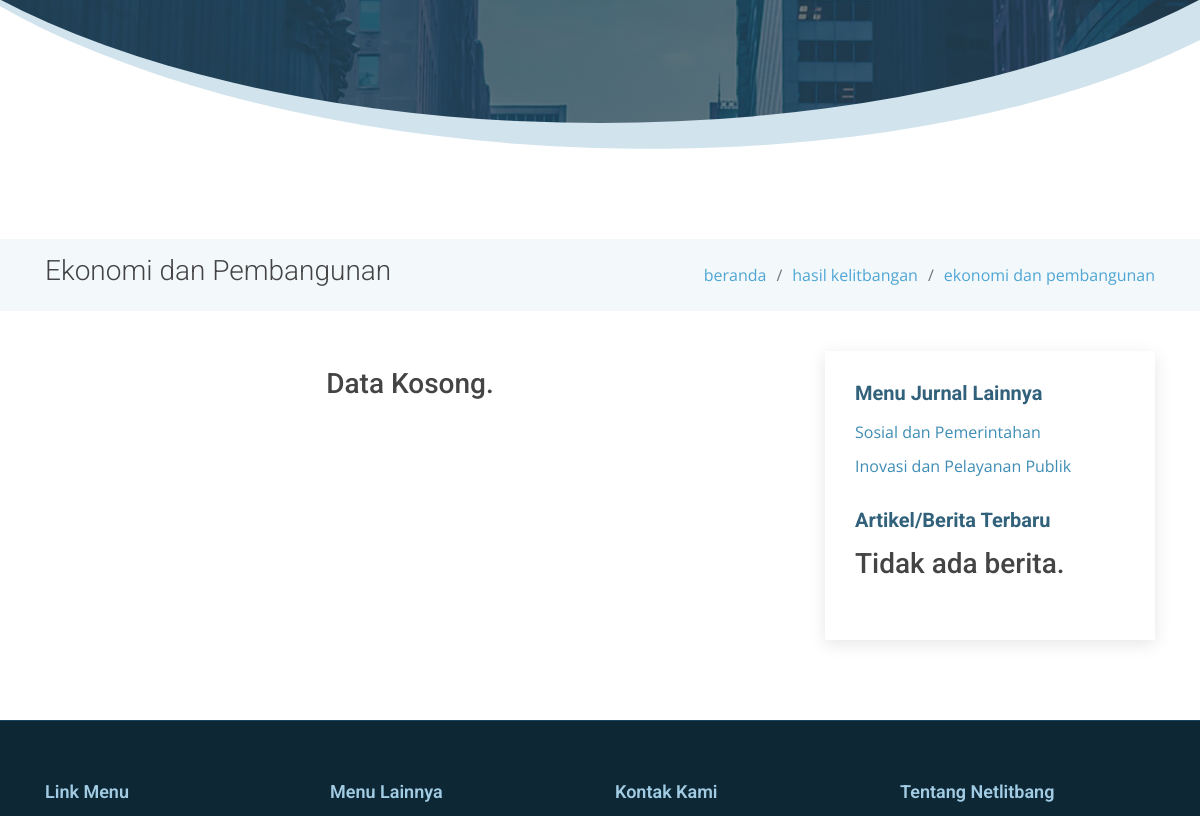
Page /client/litbang/ekonomi-pembangunan (middle part) on the earlier database version.
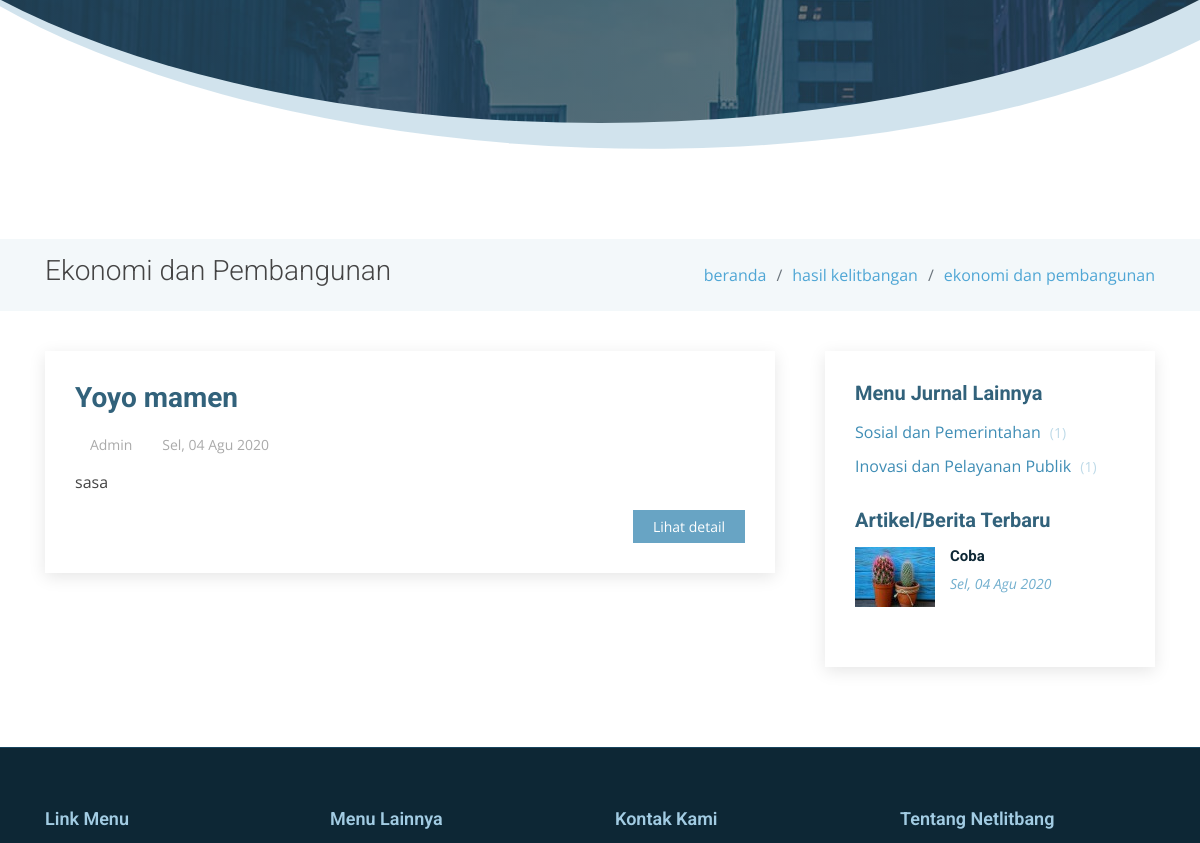
Same page on the later database version.
### tables this page shows
CREATE TABLE `articles` (
  `id` int(11) NOT NULL,
  `title` varchar(250) DEFAULT NULL,
  `content` text NOT NULL,
  `file` varchar(55) DEFAULT NULL,
  `start_date` date DEFAULT NULL,
  `end_date` date DEFAULT NULL,
  `type` enum('sop-kelitbangan','rik-bombana','agenda-kegiatan','rekomendasi','artikel-berita','sosial-pemerintahan','ekonomi-pembangunan','inovasi-pelayanan-publik') NOT NULL,
  `slug` varchar(250) DEFAULT NULL,
  `created_at` timestamp NOT NULL DEFAULT CURRENT_TIMESTAMP,
  `created_by` int(11) NOT NULL,
  `updated_at` timestamp NULL DEFAULT NULL,
  `updated_by` int(11) DEFAULT NULL
);

### client/application/controllers/Litbang.php (called while the page is built, shortened)
<?php
class Litbang extends CI_Controller {
	public function __construct() {
		$this->load->model('Litbang_model');
	}
	public function index($content = 'sosial-pemerintahan')
	{
		$data					= $this->__getContentData($content, 'index');
		$data['new_articles']	= $this->Litbang_model->getNewArticle();
		$this->load->view('templates/header');
		$this->load->view('templates/head-content', $data);
		$this->load->view('pages/litbang/'.$content);
		$this->load->view('templates/footer');
	}
	protected function __getContentData($content, $function = 'index', $slug = NULL) {
		if($function == 'index') {
			if($content == 'sosial-pemerintahan') {
				$data				= $this->__getPagination($content, 'articles');
				$data['head']		= 'Sosial dan Pemerintahan';
				$data['content']	= 'Publikasi jurnal tema sosial dan pemerintahan.';
				$data['title']		= 'Sosial dan Pemerintahan';
				$data['link_map']	= [
					[
						'title'	=> 'beranda',
						'slug'	=> base_url()
					],
					[
						'title'	=> 'hasil kelitbangan',
						'slug'	=> NULL
					],
					[
						'title'	=> 'sosial dan pemerintahan',
						'slug'	=> NULL
					],
				];
				$data['side_submenu']	= [
					[
						'title'	=> 'Ekonomi dan Pembangunan',
						'slug'	=> base_url('litbang/ekonomi-pembangunan'),
						'total'	=> $this->Litbang_model->getTotalData('ekonomi-pembangunan', 'articles')
					],
					[
						'title'	=> 'Inovasi dan Pelayanan Publik',
						'slug'	=> base_url('litbang/inovasi-pelayanan-publik'),
						'total' => $this->Litbang_model->getTotalData('inovasi-pelayanan-publik', 'articles')
					]
				];
				return $data;
			}else if($content == 'ekonomi-pembangunan') {
				$data				= $this->__getPagination($content, 'articles');
				$data['head']		= 'Ekonomi dan Pembangunan';
				$data['content']	= 'Publikasi jurnal tema ekonomi dan pembangunan.';
				$data['title']		= 'Ekonomi dan Pembangunan';
				$data['link_map']	= [
					[
						'title'	=> 'beranda',
						'slug'	=> base_url()
					],
					[
						'title'	=> 'hasil kelitbangan',
						'slug'	=> NULL
					],
					[
						'title'	=> 'ekonomi dan pembangunan',
						'slug'	=> NULL
					],
				];
				$data['side_submenu']	= [
					[
						'title'	=> 'Sosial dan Pemerintahan',
						'slug'	=> base_url('litbang/sosial-pemerintahan'),
						'total'	=> $this->Litbang_model->getTotalData('sosial-pemerintahan', 'articles')
					],
					[
						'title'	=> 'Inovasi dan Pelayanan Publik',
						'slug'	=> base_url('litbang/inovasi-pelayanan-publik'),
						'total' => $this->Litbang_model->getTotalData('inovasi-pelayanan-publik', 'articles')
					]
				];
				return $data;
			}else if($content == 'inovasi-pelayanan-publik') {
				$data				= $this->__getPagination($content, 'articles');
				$data['head']		= 'Inovasi dan Pelayanan Publik';
				$data['content']	= 'Publikasi jurnal tema inovasi dan pelayanan publik.';
				$data['title']		= 'Inovasi dan Pelayanan Publik';
				$data['link_map']	= [
					[
						'title'	=> 'beranda',
						'slug'	=> base_url()
					],
					[
						'title'	=> 'hasil kelitbangan',
						'slug'	=> NULL
					],
					[
						'title'	=> 'inovasi dan pelayanan publik',
						'slug'	=> NULL
					],
				];
				$data['side_submenu']	= [
					[
						'title'	=> 'Sosial dan Pemerintahan',
						'slug'	=> base_url('litbang/sosial-pemerintahan'),
						'total'	=> $this->Litbang_model->getTotalData('sosial-pemerintahan', 'articles')
					],
					[
						'title'	=> 'Ekonomi dan Pembangunan',
						'slug'	=> base_url('litbang/ekonomi-pembangunan'),
						'total' => $this->Litbang_model->getTotalData('ekonomi-pembangunan', 'articles')
					]
				];
				return $data;
			}
		}else if($function == 'detail') {
			if($content == 'sosial-pemerintahan') {
				$data['results']	= $this->Litbang_model->getDetailData('articles', $slug);
				$data['head']		= 'Sosial dan Pemerintahan';
				$data['content']	= 'Publikasi jurnal tema sosial dan pemerintahan.';
				$data['title']		= 'Sosial dan Pemerintahan';
				$data['link_map']	= [
					[
						'title'	=> 'beranda',
						'slug'	=> base_url()
					],
					[
						'title'	=> 'jurnal',
						'slug'	=> NULL
					],
					[
						'title'	=> 'sosial dan pemerintahan',
						'slug'	=> base_url('litbang/sosial-pemerintahan')
					],
					[
						'title'	=> 'detail jurnal',
						'slug'	=> NULL
					],
				];
				$data['side_submenu']	= [
					[
						'title'	=> 'Ekonomi dan Pembangunan',
						'slug'	=> base_url('litbang/ekonomi-pembangunan'),
						'total'	=> NULL
					],
					[
						'title'	=> 'Inovasi dan Pelayanan Publik',
						'slug'	=> base_url('litbang/inovasi-pelayanan-publik'),
						'total' => NULL
					]
				];
				return $data;
			}else if($content == 'ekonomi-pembangunan') {
				$data['results']	= $this->Litbang_model->getDetailData('articles', $slug);
				$data['head']		= 'Ekonomi dan Pembangunan';
				$data['content']	= 'Publikasi jurnal tema ekonomi dan pembangunan.';
				$data['title']		= 'Ekonomi dan Pembangunan';
				$data['link_map']	= [
					[
						'title'	=> 'beranda',
						'slug'	=> base_url()
					],
					[
						'title'	=> 'hasil kelitbangan',
						'slug'	=> NULL
					],
					[
						'title'	=> 'ekonomi dan pembangunan',
						'slug'	=> NULL
					],
				];
				$data['side_submenu']	= [
					[
						'title'	=> 'Sosial dan Pemerintahan',
						'slug'	=> base_url('litbang/sosial-pemerintahan'),
						'total'	=> $this->Litbang_model->getTotalData('sosial-pemerintahan', 'articles')
					],
					[
						'title'	=> 'Inovasi dan Pelayanan Publik',
						'slug'	=> base_url('litbang/inovasi-pelayanan-publik'),
						'total' => $this->Litbang_model->getTotalData('inovasi-pelayanan-publik', 'articles')
					]
				];
				return $data;
			}else if($content == 'inovasi-pelayanan-publik') {
				$data['results']	= $this->Litbang_model->getDetailData('articles', $slug);
				$data['head']		= 'Inovasi dan Pelayanan Publik';
				$data['content']	= 'Publikasi jurnal tema inovasi dan pelayanan publik.';
				$data['title']		= 'Inovasi dan Pelayanan Publik';
				$data['link_map']	= [
					[
						'title'	=> 'beranda',
						'slug'	=> base_url()
					],
					[
						'title'	=> 'hasil kelitbangan',
						'slug'	=> NULL
					],
					[
						'title'	=> 'inovasi dan pelayanan publik',
						'slug'	=> NULL
					],
				];
				$data['side_submenu']	= [
					[
						'title'	=> 'Sosial dan Pemerintahan',
						'slug'	=> base_url('litbang/sosial-pemerintahan'),
						'total'	=> $this->Litbang_model->getTotalData('sosial-pemerintahan', 'articles')
					],
					[
						'title'	=> 'Ekonomi dan Pembangunan',
						'slug'	=> base_url('litbang/ekonomi-pembangunan'),
						'total' => $this->Litbang_model->getTotalData('ekonomi-pembangunan', 'articles')
					]
				];
				return $data;
			}
		}
	}
	protected function __getPagination($content, $table, $per_page = 10) {
		$config['base_url'] 	= base_url('litbang/').$content;
		$config['total_rows'] 	= $this->Litbang_model->getTotalData($content, $table);
		$config['per_page'] 	= $per_page;
		$config["uri_segment"] 	= 3;
		$choice 				= $config["total_rows"] / $config["per_page"];
		$config["num_links"] 	= floor($choice);
		$config['first_link']       = 'First';
		$config['last_link']        = 'Last';
		$config['next_link']        = '<i class="icofont-rounded-right"></i>';
		$config['prev_link']        = '<i class="icofont-rounded-left"></i>';
		$config['full_tag_open']    = '<ul class="justify-content-center">';
		$config['full_tag_close']   = '</ul>';
		$config['num_tag_open']     = '<li>';
		$config['num_tag_close']    = '</li>';
		$config['cur_tag_open']     = '<li class="active"><a href="#">';
		$config['cur_tag_close']    = '</a></li>';
		$config['next_tag_open']    = '<li>';
		$config['next_tagl_close']  = '</li>';
		$config['prev_tag_open']    = '<li>';
		$config['prev_tagl_close']  = '</li>';
		$config['first_tag_open']   = '<li>';
		$config['first_tagl_close'] = '</li>';
		$config['last_tag_open']    = '<li>';
		$config['last_tagl_close']  = '</li>';
		$this->pagination->initialize($config);
		$data['page'] 				= ($this->uri->segment(3)) ? $this->uri->segment(3) : 0;
		$data['results'] 			= $this->Litbang_model->getContentData($content, $table, $config["per_page"], $data['page']);
		$data['pagination'] 		= $this->pagination->create_links();
		return $data;
	}
}

### client/index.php (called while the page is built, shortened)
<?php
require_once BASEPATH.'core/CodeIgniter.php';

### client/application/models/Litbang_model.php (called while the page is built, shortened)
<?php
class Litbang_model extends CI_Model{
    public function getContentData($type, $table, $limit, $start){
                      $this->db->limit($limit, $start);
                      $this->db->order_by('created_at', 'DESC');
        $results    = $this->db->get_where($table, ['type' => $type])->result_array();
        return $results;
    }
    public function getNewArticle(){
                      $this->db->limit(3);
                      $this->db->order_by('created_at', 'DESC');
        $results    = $this->db->get_where('articles', ['type' => 'artikel-berita'])->result_array();
        return $results;
    }
}

### client/application/helpers/RMY_helper.php (called while the page is built, shortened)
<?php defined('BASEPATH') OR exit('No direct script access allowed');
if (! function_exists('_limitText($string, $limit = 100)'))
{
	function _limitText($string, $limit = 100) {
        $string = strip_tags($string);
        return $string;
    }
}
if (! function_exists('_dateShortID($date)'))
{
	function _dateShortID($date){
        $bulan = array(
            'Jan',
            'Feb',
            'Mar',
            'Apr',
            'Mei',
            'Jun',
            'Jul',
            'Agu',
            'Sep',
            'Okt',
            'Nov',
            'Des'
        );
        $hari = array(
            'Monday' => 'Sen',
            'Tuesday' => 'Sel',
            'Wednesday' => 'Rab',
            'Thursday' => 'Kam',
            'Friday' => 'Jum',
            'Saturday' => 'Sab',
            'Sunday' => 'Min'
        );
        $split = explode(' ', $date);
        $split = explode('-', $split[0]);
        $indexHari = date('l', strtotime($date));
        return $hari[$indexHari].', '.$split[2].' '.$bulan[$split[1]-1].' '.$split[0];
    }
}

### client/application/views/pages/litbang/ekonomi-pembangunan.php (the view, shortened to what the changed rows need)
<main id="main">
    <section class="breadcrumbs">
        <div class="container">
            <div class="d-flex justify-content-between align-items-center">
            <h2><?=$title?></h2>
            <ol>
                <?php
                    foreach($link_map as $link) {
                ?>
                <li><a href="<?=$link['slug']?>"><?=$link['title']?></a></li>
                <?php
                    }
                ?>
            </ol>
            </div>
        </div>
    </section>
    <section class="blog" data-aos="fade-up" data-aos-easing="ease-in-out" data-aos-duration="500">
        <div class="container">
            <div class="row">
                <div class="col-lg-8 entries">
                    <?php
                        if(!empty($results)) {
                            foreach($results as $value) {
                    ?>
                    <article class="entry">
                        <h2 class="entry-title">
                            <a href="<?=base_url('litbang/detail/ekonomi-pembangunan/').$value['slug']?>"><?=_limitText($value['title'], 170)?></a>
                        </h2>
                        <div class="entry-meta">
                            <ul>
                                <li class="d-flex align-items-center">
                                    <i class="icofont-user"></i>
                                    <a href="#">Admin</a>
                                </li>
                                <li class="d-flex align-items-center">
                                    <i class="icofont-wall-clock"></i>
                                    <a href="#"><time datetime="2020-01-01"><?=_dateShortID($value['created_at'])?></time></a>
                                </li>
                            </ul>
                        </div>
                        <div class="entry-content">
                            <p><?=_limitText($value['content'], 450)?></p>
                            <div class="read-more">
                                <a href="<?=base_url('litbang/detail/ekonomi-pembangunan/').$value['slug']?>">Lihat detail</a>
                            </div>
                        </div>
                    </article>
                    <?php
                            }
                        }else {
                    ?>
                        <h3 class="text-center mt-3">Data Kosong.</h3>
                    <?php
                        }
                    ?>
                </div>
                <div class="col-lg-4">
                    <div class="sidebar">
                    <div class="sidebar-item categories">
                        <ul>
                            <?php
                                foreach($side_submenu as $submenu) {
                            ?>
                            <li><a href="<?=$submenu['slug']?>"><?=$submenu['title']?> <?=!empty($submenu['total']) ? '<span>('.$submenu['total'].')</span>' : '' ?></a></li>
                            <?php
                                }
                            ?>
                        </ul>
                    </div>
                    <div class="sidebar-item recent-posts">
                        <?php
                            if(!empty($new_articles)) {
                                foreach($new_articles as $value) {
                        ?>
                        <div class="post-item clearfix">
                            <img src="<?=base_url('uploads/images/thumbs/').$value['file']?>" alt="gambar">
                            <h4><a href="<?=base_url('journal/detail/artikel-berita/').$value['slug']?>"><?=_limitText($value['title'],35)?></a></h4>
                            <time datetime="<?=date('Y-m-d')?>"><?=_dateShortID($value['created_at'])?></time>
                        </div>
                        <?php
                                }
                            }else {
                        ?>
                        <h3>Tidak ada berita.</h3>
                        <?php
                            }
                        ?>
                    </div>
                    </div>
                </div>
            </div>
        </div>
    </section>
</main>

Differences in the rows shown:
added articles: title "Yoyo mamen", created_at "Sel, 04 Agu 2020", content "sasa"
added articles: file (picture), title "Coba", created_at "Sel, 04 Agu 2020", shown under "Artikel/Berita Terbaru"
Other differences:
new list line: "Sosial dan Pemerintahan ( 1 )"
new list line: "Inovasi dan Pelayanan Publik ( 1 )"
text no longer shown: "Data Kosong. Tidak ada berita."
list line gone: "Sosial dan Pemerintahan"
list line gone: "Inovasi dan Pelayanan Publik"
